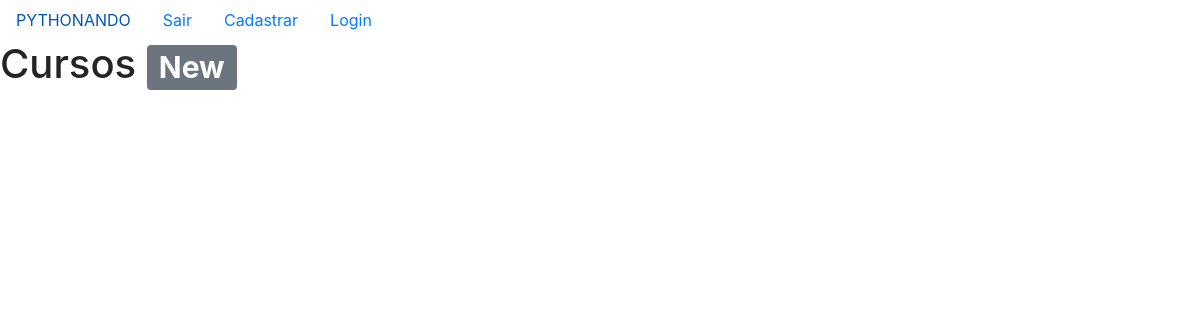
/home/ (signed in), run on an earlier commit of the app's database.
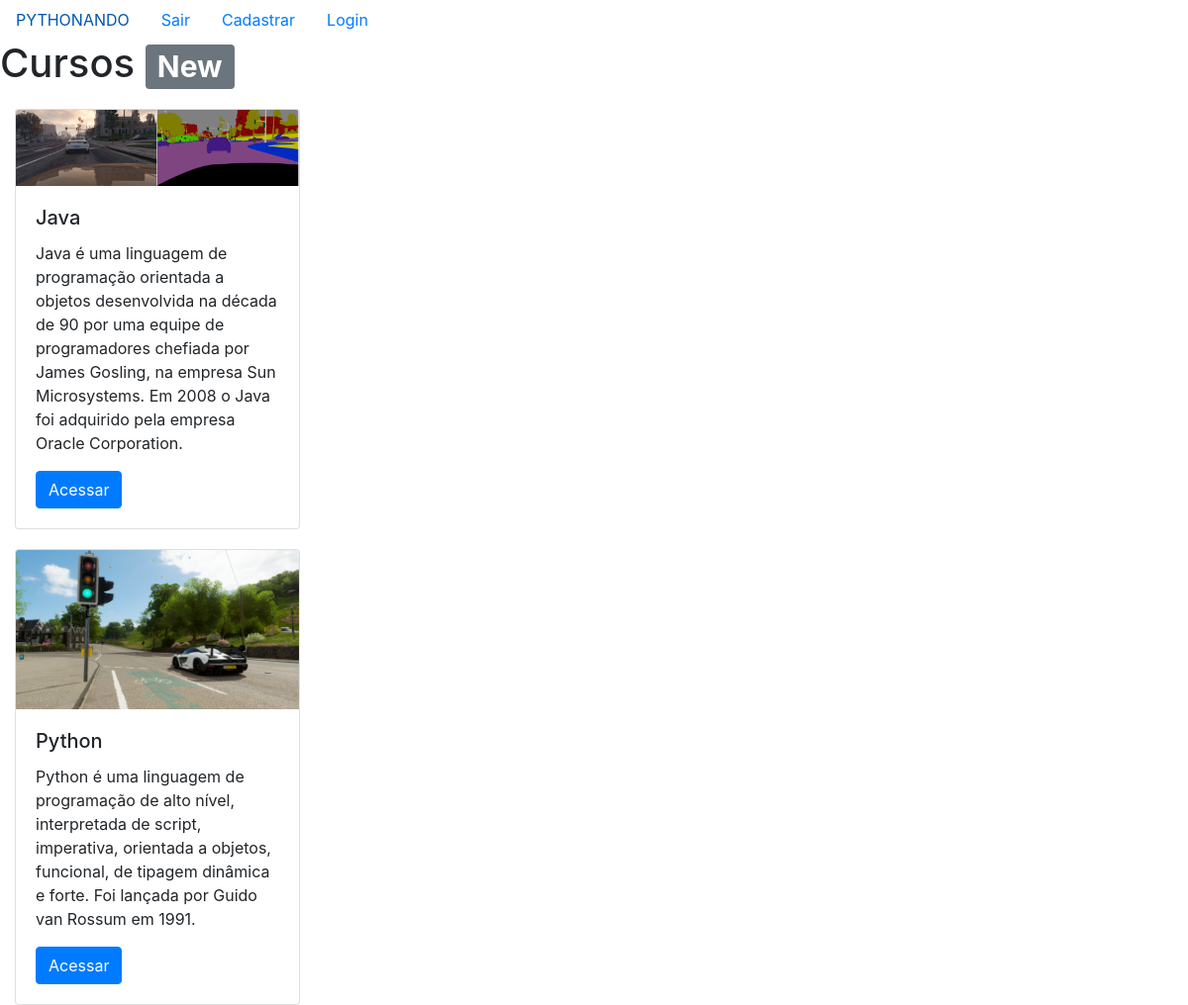
And on a later commit of the database.
### cursos/models.py (models this page shows, shortened)
class Cursos(models.Model):
    nome = models.CharField(max_length=100)
    descricao = models.TextField()
    thumb = models.ImageField(upload_to = "thumb_cursos")

### cursos/views.py (the view)
# urls.py: path('',views.home, name='home'),
def home(request):
    if request.session.get('usuario'):
        cursos = Cursos.objects.all()
        request_usuario = request.session.get('usuario')
        return render(request, 'home.html',{'cursos': cursos, 'request_usuario':request_usuario})
    else:
        return redirect('/auth/login?status=2')

### cursos/templates/home.html (shortened to what this page needs)
{% extends 'base.html' %}
{% block 'body' %}
<h1>Cursos <span class="badge badge-secondary">New</span></h1>
    <div class = "row-center">
{% for i in cursos%}
   <div class="col-md" style="margin-top: 20px;">
    <div class="card" style="width: 18rem;">
        <img class="card-img-top" src="{{ i.thumb.url }}" alt="Card image cap">
        <div class="card-body">
        <h5 class="card-title">{{i.nome}}</h5>
        <p class="card-text">{{i.descricao}}</p>
        <a href="#" class="btn btn-primary">Acessar</a>
        </div>
    </div>
</div>
</div>
{% endfor %}
{% endblock %}

### templates/base.html (shortened to what this page needs)
<!doctype html>
<html lang="pt-BR">
    <head>
        <link rel="stylesheet" href="https://cdn.jsdelivr.net/npm/bootstrap@4.6.1/dist/css/bootstrap.min.css">
    </head>
    <body>
        <ul class="nav navbar-dark">
            <li class="nav-item">
              <a class="nav-link active" >PYTHONANDO</a>
            </li>
            <li class="nav-item">
              <a class="nav-link" href="{% url 'sair' %}">Sair</a>
            </li>
            <li class="nav-item">
              <a class="nav-link" href="{% url 'cadastro' %}">Cadastrar</a>
            </li>
            <li class="nav-item">
              <a class="nav-link" href="{% url 'login' %}">Login</a>
            </li>
          </ul>
    </body>
</html>
{% block 'body' %} {% endblock %}

What changed in the data, as far as the page shows it:
added Cursos: thumb (picture), nome "Java", descricao "Java é uma linguagem de programação orientada a objetos desenvolvida na década de 90 por uma equipe de programadores chefiada por James Gosling, na empresa Sun Microsystems. Em 2008 o Java foi adquirido pela empresa Oracle Corporation."
added Cursos: thumb (picture), nome "Python", descricao "Python é uma linguagem de programação de alto nível, interpretada de script, imperativa, orientada a objetos, funcional, de tipagem dinâmica e forte. Foi lançada por Guido van Rossum em 1991."
